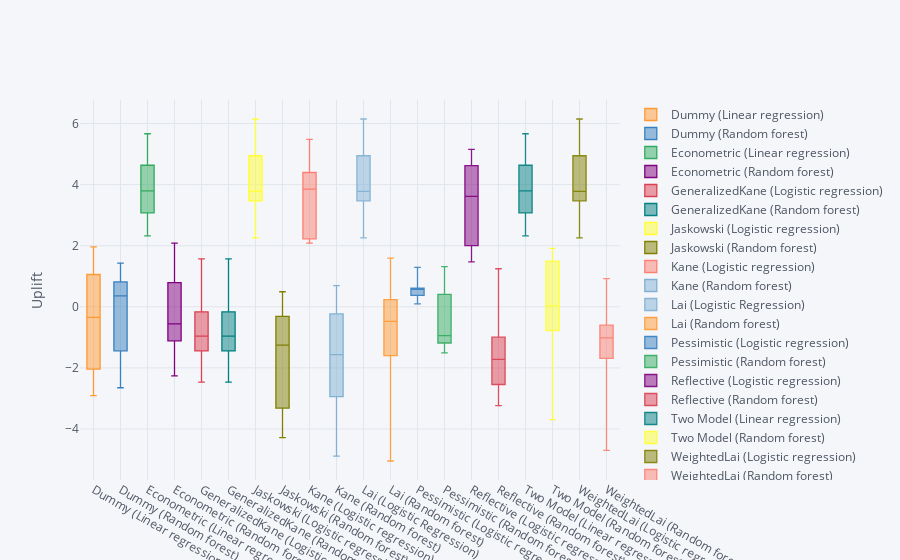

The cell this chart's notebook holds for it:
### Code cell
df_stats.pivot(columns="Model", values="Uplift").iplot(
        kind="box",
        yTitle="Uplift",
)

### Figure 1 — Plotly figure (JSON) as saved in the notebook; plotly's stock layout.template omitted (floating-point values rounded to 4 significant figures; data arrays with more than 128 entries replaced by an {"elided": "..."} marker saying what was removed)
{"data": [{"boxpoints": false, "line": {"width": 1.3}, "marker": {"color": "rgba(255, 153, 51, 1.0)"}, "name": "Dummy (Linear regression)", "orientation": "v", "type": "box", "uid": "c268db79-77a7-4d90-96ad-fc26eadaf9c6", "y": {"elided": "200 float values"}}, {"boxpoints": false, "line": {"width": 1.3}, "marker": {"color": "rgba(55, 128, 191, 1.0)"}, "name": "Dummy (Random forest)", "orientation": "v", "type": "box", "uid": "c254d578-b159-4313-b108-5456b4bd5ed6", "y": {"elided": "200 float values"}}, {"boxpoints": false, "line": {"width": 1.3}, "marker": {"color": "rgba(50, 171, 96, 1.0)"}, "name": "Econometric (Linear regression)", "orientation": "v", "type": "box", "uid": "e2332400-b0e9-480a-8831-32872f28433f", "y": {"elided": "200 float values"}}, {"boxpoints": false, "line": {"width": 1.3}, "marker": {"color": "rgba(128, 0, 128, 1.0)"}, "name": "Econometric (Random forest)", "orientation": "v", "type": "box", "uid": "eb9e7319-3ed6-4f0e-bd2a-c50e8e4f6861", "y": {"elided": "200 float values"}}, {"boxpoints": false, "line": {"width": 1.3}, "marker": {"color": "rgba(219, 64, 82, 1.0)"}, "name": "GeneralizedKane (Logistic regression)", "orientation": "v", "type": "box", "uid": "01d458bf-a2e5-4982-8366-49f920ac0d89", "y": {"elided": "200 float values"}}, {"boxpoints": false, "line": {"width": 1.3}, "marker": {"color": "rgba(0, 128, 128, 1.0)"}, "name": "GeneralizedKane (Random forest)", "orientation": "v", "type": "box", "uid": "b22aa56b-8ac6-4a6c-9a3c-f7ab70618c99", "y": {"elided": "200 float values"}}, {"boxpoints": false, "line": {"width": 1.3}, "marker": {"color": "rgba(255, 255, 51, 1.0)"}, "name": "Jaskowski (Logistic regression)", "orientation": "v", "type": "box", "uid": "38cd6774-19a1-4e4f-9dd3-0df41b4bd18f", "y": {"elided": "200 float values"}}, {"boxpoints": false, "line": {"width": 1.3}, "marker": {"color": "rgba(128, 128, 0, 1.0)"}, "name": "Jaskowski (Random forest)", "orientation": "v", "type": "box", "uid": "95423678-758c-47d3-a218-1bcd228c5c7e", "y": {"elided": "200 float values"}}, {"boxpoints": false, "line": {"width": 1.3}, "marker": {"color": "rgba(251, 128, 114, 1.0)"}, "name": "Kane (Logistic regression)", "orientation": "v", "type": "box", "uid": "4a3979dd-c747-4128-bb7f-e78cc2076431", "y": {"elided": "200 float values"}}, {"boxpoints": false, "line": {"width": 1.3}, "marker": {"color": "rgba(128, 177, 211, 1.0)"}, "name": "Kane (Random forest)", "orientation": "v", "type": "box", "uid": "f9ee9834-70fd-481e-ad96-72b33ad53d92", "y": {"elided": "200 float values"}}, {"boxpoints": false, "line": {"width": 1.3}, "marker": {"color": "rgba(128, 177, 211, 0.8999999999999999)"}, "name": "Lai (Logistic Regression)", "orientation": "v", "type": "box", "uid": "ee1f11d4-f61f-4170-bb0b-816acebfa6f3", "y": {"elided": "200 float values"}}, {"boxpoints": false, "line": {"width": 1.3}, "marker": {"color": "rgba(255, 153, 51, 0.8999999999999999)"}, "name": "Lai (Random forest)", "orientation": "v", "type": "box", "uid": "0d5a9c2d-c978-4ade-85a8-96a9acdeffff", "y": {"elided": "200 float values"}}, {"boxpoints": false, "line": {"width": 1.3}, "marker": {"color": "rgba(55, 128, 191, 0.8999999999999999)"}, "name": "Pessimistic (Logistic regression)", "orientation": "v", "type": "box", "uid": "02189150-c67a-45a5-a67c-a7e2d92c3a97", "y": {"elided": "200 float values"}}, {"boxpoints": false, "line": {"width": 1.3}, "marker": {"color": "rgba(50, 171, 96, 0.8999999999999999)"}, "name": "Pessimistic (Random forest)", "orientation": "v", "type": "box", "uid": "4505a7f7-621f-4313-ac7e-475023f0f6cd", "y": {"elided": "200 float values"}}, {"boxpoints": false, "line": {"width": 1.3}, "marker": {"color": "rgba(128, 0, 128, 0.8999999999999999)"}, "name": "Reflective (Logistic regression)", "orientation": "v", "type": "box", "uid": "130eaf8e-5855-4bf7-8117-2a0b42661906", "y": {"elided": "200 float values"}}, {"boxpoints": false, "line": {"width": 1.3}, "marker": {"color": "rgba(219, 64, 82, 0.8999999999999999)"}, "name": "Reflective (Random forest)", "orientation": "v", "type": "box", "uid": "fc9f9d86-1249-4441-94be-be225d58d2b1", "y": {"elided": "200 float values"}}, {"boxpoints": false, "line": {"width": 1.3}, "marker": {"color": "rgba(0, 128, 128, 0.8999999999999999)"}, "name": "Two Model (Linear regression)", "orientation": "v", "type": "box", "uid": "748ffeb9-c57a-4806-9236-dea71e2298a4", "y": {"elided": "200 float values"}}, {"boxpoints": false, "line": {"width": 1.3}, "marker": {"color": "rgba(255, 255, 51, 0.8999999999999999)"}, "name": "Two Model (Random forest)", "orientation": "v", "type": "box", "uid": "ae5ad369-311c-4d5f-beaa-4dc267fe29a1", "y": {"elided": "200 float values"}}, {"boxpoints": false, "line": {"width": 1.3}, "marker": {"color": "rgba(128, 128, 0, 0.8999999999999999)"}, "name": "WeightedLai (Logistic regression)", "orientation": "v", "type": "box", "uid": "ff526aa0-b942-4b14-b8a0-ae6e3dfd124c", "y": {"elided": "200 float values"}}, {"boxpoints": false, "line": {"width": 1.3}, "marker": {"color": "rgba(251, 128, 114, 0.8999999999999999)"}, "name": "WeightedLai (Random forest)", "orientation": "v", "type": "box", "uid": "073115d9-a767-4e50-b0a6-97f2a7a9d144", "y": {"elided": "200 float values"}}], "layout": {"legend": {"bgcolor": "#F5F6F9", "font": {"color": "#4D5663"}}, "paper_bgcolor": "#F5F6F9", "plot_bgcolor": "#F5F6F9", "title": {"font": {"color": "#4D5663"}}, "xaxis": {"gridcolor": "#E1E5ED", "showgrid": true, "tickfont": {"color": "#4D5663"}, "title": {"font": {"color": "#4D5663"}, "text": ""}, "zerolinecolor": "#E1E5ED"}, "yaxis": {"gridcolor": "#E1E5ED", "showgrid": true, "tickfont": {"color": "#4D5663"}, "title": {"font": {"color": "#4D5663"}, "text": "Uplift"}, "zerolinecolor": "#E1E5ED"}}}
